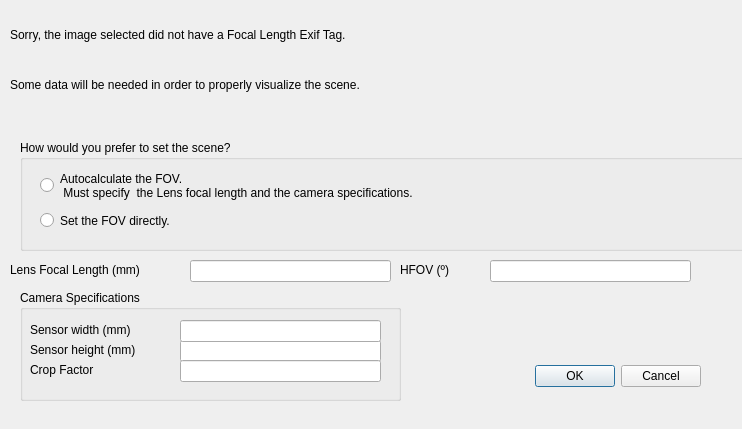
<?xml version="1.0" encoding="UTF-8"?>
<ui version="4.0">
 <class>FocalLengthNotFoundDialog</class>
 <widget class="QDialog" name="FocalLengthNotFoundDialog">
  <property name="geometry">
   <rect>
    <x>0</x>
    <y>0</y>
    <width>742</width>
    <height>429</height>
   </rect>
  </property>
  <property name="windowTitle">
   <string>Focal length not found</string>
  </property>
  <widget class="QDialogButtonBox" name="buttonBox">
   <property name="geometry">
    <rect>
     <x>360</x>
     <y>360</y>
     <width>341</width>
     <height>32</height>
    </rect>
   </property>
   <property name="orientation">
    <enum>Qt::Horizontal</enum>
   </property>
   <property name="standardButtons">
    <set>QDialogButtonBox::Cancel|QDialogButtonBox::Ok</set>
   </property>
  </widget>
  <widget class="QLabel" name="label">
   <property name="geometry">
    <rect>
     <x>10</x>
     <y>10</y>
     <width>501</width>
     <height>51</height>
    </rect>
   </property>
   <property name="text">
    <string>Sorry, the image selected did not have a Focal Length Exif Tag.</string>
   </property>
   <property name="textFormat">
    <enum>Qt::RichText</enum>
   </property>
   <property name="wordWrap">
    <bool>true</bool>
   </property>
   <property name="margin">
    <number>10</number>
   </property>
   <property name="indent">
    <number>-1</number>
   </property>
   <property name="openExternalLinks">
    <bool>false</bool>
   </property>
  </widget>
  <widget class="QLabel" name="label_2">
   <property name="geometry">
    <rect>
     <x>10</x>
     <y>60</y>
     <width>541</width>
     <height>51</height>
    </rect>
   </property>
   <property name="text">
    <string>Some data will be needed in order to properly visualize the scene.</string>
   </property>
   <property name="textFormat">
    <enum>Qt::RichText</enum>
   </property>
   <property name="wordWrap">
    <bool>true</bool>
   </property>
   <property name="margin">
    <number>10</number>
   </property>
   <property name="indent">
    <number>-1</number>
   </property>
   <property name="openExternalLinks">
    <bool>false</bool>
   </property>
  </widget>
  <widget class="QLabel" name="label_3">
   <property name="geometry">
    <rect>
     <x>10</x>
     <y>250</y>
     <width>191</width>
     <height>41</height>
    </rect>
   </property>
   <property name="text">
    <string>Lens Focal Length (mm)</string>
   </property>
   <property name="textFormat">
    <enum>Qt::RichText</enum>
   </property>
   <property name="wordWrap">
    <bool>true</bool>
   </property>
   <property name="margin">
    <number>10</number>
   </property>
   <property name="indent">
    <number>-1</number>
   </property>
   <property name="openExternalLinks">
    <bool>false</bool>
   </property>
  </widget>
  <widget class="QLineEdit" name="lineEditFocalLength">
   <property name="geometry">
    <rect>
     <x>190</x>
     <y>260</y>
     <width>201</width>
     <height>22</height>
    </rect>
   </property>
   <property name="text">
    <string/>
   </property>
  </widget>
  <widget class="QLabel" name="label_8">
   <property name="geometry">
    <rect>
     <x>400</x>
     <y>250</y>
     <width>91</width>
     <height>41</height>
    </rect>
   </property>
   <property name="text">
    <string>HFOV (º)</string>
   </property>
   <property name="textFormat">
    <enum>Qt::RichText</enum>
   </property>
   <property name="wordWrap">
    <bool>true</bool>
   </property>
   <property name="margin">
    <number>10</number>
   </property>
   <property name="indent">
    <number>-1</number>
   </property>
   <property name="openExternalLinks">
    <bool>false</bool>
   </property>
  </widget>
  <widget class="QLineEdit" name="lineEditFOV">
   <property name="enabled">
    <bool>true</bool>
   </property>
   <property name="geometry">
    <rect>
     <x>490</x>
     <y>260</y>
     <width>201</width>
     <height>22</height>
    </rect>
   </property>
   <property name="text">
    <string/>
   </property>
  </widget>
  <widget class="QGroupBox" name="groupBox">
   <property name="geometry">
    <rect>
     <x>20</x>
     <y>290</y>
     <width>381</width>
     <height>111</height>
    </rect>
   </property>
   <property name="title">
    <string>Camera Specifications</string>
   </property>
   <widget class="QLabel" name="label_4">
    <property name="geometry">
     <rect>
      <x>10</x>
      <y>20</y>
      <width>151</width>
      <height>41</height>
     </rect>
    </property>
    <property name="text">
     <string>Sensor width (mm)</string>
    </property>
    <property name="textFormat">
     <enum>Qt::RichText</enum>
    </property>
    <property name="wordWrap">
     <bool>true</bool>
    </property>
    <property name="margin">
     <number>10</number>
    </property>
    <property name="indent">
     <number>-1</number>
    </property>
    <property name="openExternalLinks">
     <bool>false</bool>
    </property>
   </widget>
   <widget class="QLineEdit" name="lineEditSensorY">
    <property name="geometry">
     <rect>
      <x>160</x>
      <y>50</y>
      <width>201</width>
      <height>22</height>
     </rect>
    </property>
    <property name="text">
     <string/>
    </property>
   </widget>
   <widget class="QLineEdit" name="lineEditCropFactor">
    <property name="enabled">
     <bool>true</bool>
    </property>
    <property name="geometry">
     <rect>
      <x>160</x>
      <y>70</y>
      <width>201</width>
      <height>22</height>
     </rect>
    </property>
    <property name="text">
     <string/>
    </property>
   </widget>
   <widget class="QLabel" name="label_5">
    <property name="geometry">
     <rect>
      <x>10</x>
      <y>40</y>
      <width>161</width>
      <height>41</height>
     </rect>
    </property>
    <property name="text">
     <string>Sensor height (mm)</string>
    </property>
    <property name="textFormat">
     <enum>Qt::RichText</enum>
    </property>
    <property name="wordWrap">
     <bool>true</bool>
    </property>
    <property name="margin">
     <number>10</number>
    </property>
    <property name="indent">
     <number>-1</number>
    </property>
    <property name="openExternalLinks">
     <bool>false</bool>
    </property>
   </widget>
   <widget class="QLabel" name="label_6">
    <property name="geometry">
     <rect>
      <x>10</x>
      <y>60</y>
      <width>161</width>
      <height>41</height>
     </rect>
    </property>
    <property name="text">
     <string>Crop Factor</string>
    </property>
    <property name="textFormat">
     <enum>Qt::RichText</enum>
    </property>
    <property name="wordWrap">
     <bool>true</bool>
    </property>
    <property name="margin">
     <number>10</number>
    </property>
    <property name="indent">
     <number>-1</number>
    </property>
    <property name="openExternalLinks">
     <bool>false</bool>
    </property>
   </widget>
   <widget class="QLineEdit" name="lineEditSensorX">
    <property name="geometry">
     <rect>
      <x>160</x>
      <y>30</y>
      <width>201</width>
      <height>22</height>
     </rect>
    </property>
    <property name="text">
     <string/>
    </property>
   </widget>
  </widget>
  <widget class="QGroupBox" name="groupBoxFovOptions">
   <property name="geometry">
    <rect>
     <x>20</x>
     <y>140</y>
     <width>751</width>
     <height>111</height>
    </rect>
   </property>
   <property name="title">
    <string>How would you prefer to set the scene?</string>
   </property>
   <widget class="QRadioButton" name="radioButtonAutocalculateFOV">
    <property name="geometry">
     <rect>
      <x>20</x>
      <y>30</y>
      <width>661</width>
      <height>31</height>
     </rect>
    </property>
    <property name="text">
     <string>Autocalculate the FOV.
 Must specify  the Lens focal length and the camera specifications.</string>
    </property>
   </widget>
   <widget class="QRadioButton" name="radioButtonSetFOV">
    <property name="geometry">
     <rect>
      <x>20</x>
      <y>60</y>
      <width>661</width>
      <height>41</height>
     </rect>
    </property>
    <property name="text">
     <string>Set the FOV directly.</string>
    </property>
   </widget>
  </widget>
  <zorder>groupBox</zorder>
  <zorder>buttonBox</zorder>
  <zorder>label</zorder>
  <zorder>label_2</zorder>
  <zorder>label_3</zorder>
  <zorder>lineEditFocalLength</zorder>
  <zorder>label_8</zorder>
  <zorder>lineEditFOV</zorder>
  <zorder>groupBoxFovOptions</zorder>
 </widget>
 <resources/>
 <connections>
  <connection>
   <sender>buttonBox</sender>
   <signal>accepted()</signal>
   <receiver>FocalLengthNotFoundDialog</receiver>
   <slot>accept()</slot>
   <hints>
    <hint type="sourcelabel">
     <x>248</x>
     <y>254</y>
    </hint>
    <hint type="destinationlabel">
     <x>157</x>
     <y>274</y>
    </hint>
   </hints>
  </connection>
  <connection>
   <sender>buttonBox</sender>
   <signal>rejected()</signal>
   <receiver>FocalLengthNotFoundDialog</receiver>
   <slot>reject()</slot>
   <hints>
    <hint type="sourcelabel">
     <x>316</x>
     <y>260</y>
    </hint>
    <hint type="destinationlabel">
     <x>286</x>
     <y>274</y>
    </hint>
   </hints>
  </connection>
 </connections>
</ui>
